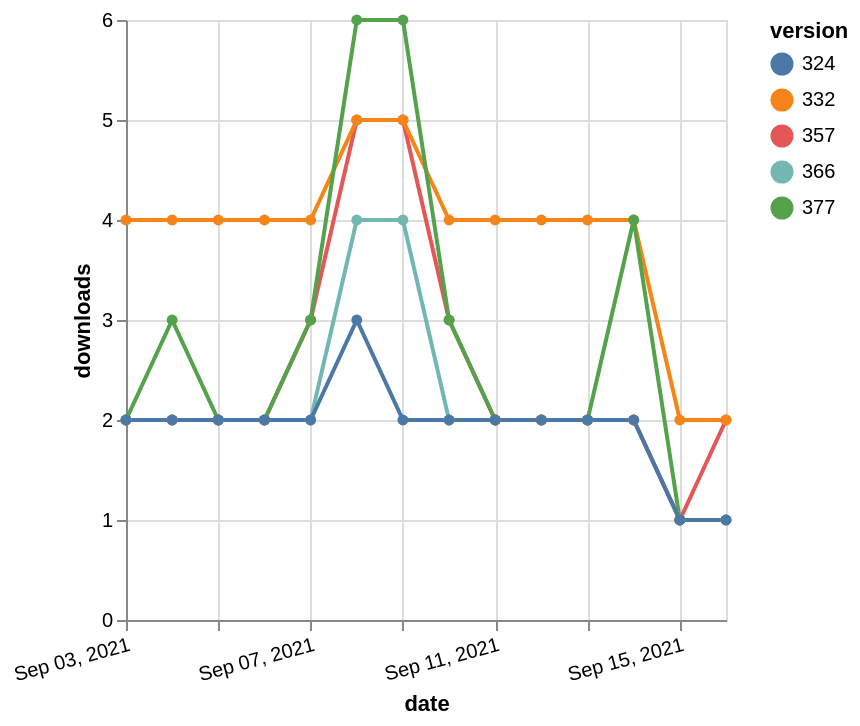

Specify this chart in Vega-Lite:
### Vega-Lite specification from a JSON file in a GitHub repository (floating-point values rounded to 4 significant figures)
{"$schema": "https://vega.github.io/schema/vega-lite/v5.json", "description": "A simple bar chart with embedded data.", "data": {"values": [{"date": "2021-09-03", "total": 2489, "delta": 2, "version": "366"}, {"date": "2021-09-04", "total": 2491, "delta": 2, "version": "366"}, {"date": "2021-09-05", "total": 2493, "delta": 2, "version": "366"}, {"date": "2021-09-06", "total": 2495, "delta": 2, "version": "366"}, {"date": "2021-09-07", "total": 2497, "delta": 2, "version": "366"}, {"date": "2021-09-08", "total": 2501, "delta": 4, "version": "366"}, {"date": "2021-09-09", "total": 2505, "delta": 4, "version": "366"}, {"date": "2021-09-10", "total": 2507, "delta": 2, "version": "366"}, {"date": "2021-09-11", "total": 2509, "delta": 2, "version": "366"}, {"date": "2021-09-12", "total": 2511, "delta": 2, "version": "366"}, {"date": "2021-09-13", "total": 2513, "delta": 2, "version": "366"}, {"date": "2021-09-14", "total": 2515, "delta": 2, "version": "366"}, {"date": "2021-09-15", "total": 2516, "delta": 1, "version": "366"}, {"date": "2021-09-16", "total": 2517, "delta": 1, "version": "366"}, {"date": "2021-09-03", "total": 2919, "delta": 2, "version": "357"}, {"date": "2021-09-04", "total": 2921, "delta": 2, "version": "357"}, {"date": "2021-09-05", "total": 2923, "delta": 2, "version": "357"}, {"date": "2021-09-06", "total": 2925, "delta": 2, "version": "357"}, {"date": "2021-09-07", "total": 2928, "delta": 3, "version": "357"}, {"date": "2021-09-08", "total": 2933, "delta": 5, "version": "357"}, {"date": "2021-09-09", "total": 2938, "delta": 5, "version": "357"}, {"date": "2021-09-10", "total": 2941, "delta": 3, "version": "357"}, {"date": "2021-09-11", "total": 2943, "delta": 2, "version": "357"}, {"date": "2021-09-12", "total": 2945, "delta": 2, "version": "357"}, {"date": "2021-09-13", "total": 2947, "delta": 2, "version": "357"}, {"date": "2021-09-14", "total": 2949, "delta": 2, "version": "357"}, {"date": "2021-09-15", "total": 2950, "delta": 1, "version": "357"}, {"date": "2021-09-16", "total": 2952, "delta": 2, "version": "357"}, {"date": "2021-09-03", "total": 4888, "delta": 4, "version": "332"}, {"date": "2021-09-04", "total": 4892, "delta": 4, "version": "332"}, {"date": "2021-09-05", "total": 4896, "delta": 4, "version": "332"}, {"date": "2021-09-06", "total": 4900, "delta": 4, "version": "332"}, {"date": "2021-09-07", "total": 4904, "delta": 4, "version": "332"}, {"date": "2021-09-08", "total": 4909, "delta": 5, "version": "332"}, {"date": "2021-09-09", "total": 4914, "delta": 5, "version": "332"}, {"date": "2021-09-10", "total": 4918, "delta": 4, "version": "332"}, {"date": "2021-09-11", "total": 4922, "delta": 4, "version": "332"}, {"date": "2021-09-12", "total": 4926, "delta": 4, "version": "332"}, {"date": "2021-09-13", "total": 4930, "delta": 4, "version": "332"}, {"date": "2021-09-14", "total": 4934, "delta": 4, "version": "332"}, {"date": "2021-09-15", "total": 4936, "delta": 2, "version": "332"}, {"date": "2021-09-16", "total": 4938, "delta": 2, "version": "332"}, {"date": "2021-09-03", "total": 2334, "delta": 2, "version": "377"}, {"date": "2021-09-04", "total": 2337, "delta": 3, "version": "377"}, {"date": "2021-09-05", "total": 2339, "delta": 2, "version": "377"}, {"date": "2021-09-06", "total": 2341, "delta": 2, "version": "377"}, {"date": "2021-09-07", "total": 2344, "delta": 3, "version": "377"}, {"date": "2021-09-08", "total": 2350, "delta": 6, "version": "377"}, {"date": "2021-09-09", "total": 2356, "delta": 6, "version": "377"}, {"date": "2021-09-10", "total": 2359, "delta": 3, "version": "377"}, {"date": "2021-09-11", "total": 2361, "delta": 2, "version": "377"}, {"date": "2021-09-12", "total": 2363, "delta": 2, "version": "377"}, {"date": "2021-09-13", "total": 2365, "delta": 2, "version": "377"}, {"date": "2021-09-14", "total": 2369, "delta": 4, "version": "377"}, {"date": "2021-09-15", "total": 2370, "delta": 1, "version": "377"}, {"date": "2021-09-16", "total": 2371, "delta": 1, "version": "377"}, {"date": "2021-09-03", "total": 2507, "delta": 2, "version": "324"}, {"date": "2021-09-04", "total": 2509, "delta": 2, "version": "324"}, {"date": "2021-09-05", "total": 2511, "delta": 2, "version": "324"}, {"date": "2021-09-06", "total": 2513, "delta": 2, "version": "324"}, {"date": "2021-09-07", "total": 2515, "delta": 2, "version": "324"}, {"date": "2021-09-08", "total": 2518, "delta": 3, "version": "324"}, {"date": "2021-09-09", "total": 2520, "delta": 2, "version": "324"}, {"date": "2021-09-10", "total": 2522, "delta": 2, "version": "324"}, {"date": "2021-09-11", "total": 2524, "delta": 2, "version": "324"}, {"date": "2021-09-12", "total": 2526, "delta": 2, "version": "324"}, {"date": "2021-09-13", "total": 2528, "delta": 2, "version": "324"}, {"date": "2021-09-14", "total": 2530, "delta": 2, "version": "324"}, {"date": "2021-09-15", "total": 2531, "delta": 1, "version": "324"}, {"date": "2021-09-16", "total": 2532, "delta": 1, "version": "324"}]}, "width": "container", "mark": {"type": "line", "point": {"filled": true}}, "encoding": {"x": {"field": "date", "type": "temporal", "timeUnit": "yearmonthdate", "title": "date", "axis": {"labelAngle": -15}}, "y": {"field": "delta", "type": "quantitative", "title": "downloads"}, "color": {"field": "version", "type": "nominal"}, "tooltip": {"field": "delta"}}}
